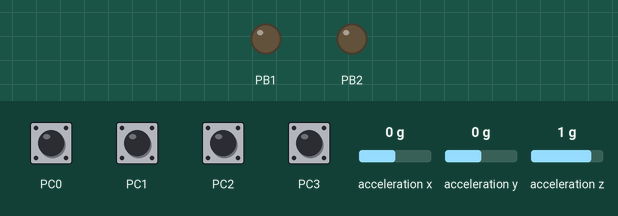
Recording of a program running on a simulated ATmega8, built with avr-gcc and emulated at 16 MHz. Shown: output pins drawn as LEDs (lit = HIGH). Wiring (inferred from the names in the program): MPU-6050 motion sensor at I2C address 0x68. The test bench sets the inputs (shaded band); at power-on: PC0–3 HIGH, acceleration x 0 g, acceleration y 0 g, acceleration z 1 g.

Above: at 2.1 s.
At 8.1 s:
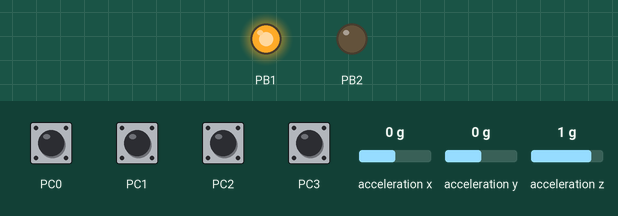
Timing chart, 0 to 9.6 s (numbered marks = the images above):
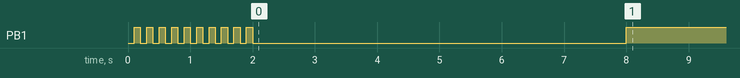

The program:

main.c
```c
/*
 *	AccelerationSensor.c
 *
 *	Created: 16.05.2018 23:01:13
 *	Author : wyzku
 *
 *	Notes:
 *		-	define ASIC type(LIS3DH/MPU_9150) in Registers header file
 */
#include <avr/io.h>
#include <math.h>
#include <stdlib.h>
#include "function.h"
#include "MPU_6050_REG.h"
#include <util/delay.h>

/**********************************************
*	Macros and defines
***********************************************/


#define ACCEL_TRESHOLD		31
#define ACCEL_CONF_BITMASK	0x03
#define GYRO_CONF_BITMASK	0x0C

#define LED_ON				PORTB &= ~(_BV(PINB1))
#define LED_OFF				PORTB |= _BV(PINB1)
#define LED_TOGGLE			PORTB ^= _BV(PINB1)

#define ALARM_ON			PORTB |= _BV(PINB2)
#define ALARM_OFF			PORTB &= ~(_BV(PINB2))

#define TRUE	1U
#define FALSE	0U

/**********************************************
*	Constants
***********************************************/

const double PI = 3.141592;
const long COUNT_NO = 100;

/**********************************************
*	Global variables
***********************************************/

short int readBuffer;
short int state;
short int n;
short int accelConf;
short int gyroConf;

unsigned int tempX;
unsigned int tempY;
unsigned int tempZ;
unsigned int angleAlarmConfig;
unsigned int zAlarmCnt;
unsigned int angleXAlarmCnt;
unsigned int angleYAlarmCnt;

int count;

long x;
long y;
long z;
long xInit;
long yInit;
long zInit;

_Bool zAlarm;
_Bool angleAlarmX;
_Bool angleAlarmY;
_Bool angleXAlarm;
_Bool angleYAlarm;

double angleX;
double angleY;
double angleX_Init;
double angleY_Init;

char bufforX[11];
char bufforY[11];
char bufforZ[11];
char bufforX_Init[11];
char bufforZ_Init[11];
char bufforAngleX[10];
char bufforAngleY[10];

accels_ts accelsTemp;

accels_ts_i32 accels;

enum accelState
{
	ACCEL_INIT_MM,
	ACCEL_CONFIG_STATE,
	ACCEL_INIT_DATA,
	ACCEL_RUN_STATE,
	ACCEL_WORKING_STATE,
	ACCEL_COMP_STATE,
};

/**********************************************
*	Source code
***********************************************/

int main(void)
{
	state = ACCEL_INIT_MM;
	zAlarm = FALSE;
	angleAlarmX = FALSE;
	angleAlarmY = FALSE;
	angleAlarmConfig = 0;
	zAlarmCnt = 0;
	angleXAlarmCnt = 0;
	angleYAlarmCnt = 0;


    while (1)
    {

		switch(state)
		{


		/* State that initiate I/O and communication ports of uC */
		case ACCEL_INIT_MM:
			/* configuration of uC, I/O pins */
			DDRB |= (_BV(PINB1) | _BV(PINB2)) ;		/* configured as an output */
			DDRC &= ~(_BV(PINC0) | _BV(PINC1) | _BV(PINC2) | _BV(PINC3)); /* configured as an input */
			/* inputs pull-up configuration */
			PORTC |= 0x0F;
			PORTB |= _BV(PINB1);

			I2C_Init();

			accelConf = 0x00;
			gyroConf = 0x00;

			/* Read configuration for angle difference that turn alarm ON  */
			if(0 == (PINC & (_BV(PINC2) | _BV(PINC3))))
			{
				angleAlarmConfig = 2;
			}
			else if(8 == (PINC & (_BV(PINC2) | _BV(PINC3))))
			{
				angleAlarmConfig = 3;
			}
			else if(4 == (PINC & (_BV(PINC2) | _BV(PINC3))))
			{
				angleAlarmConfig = 4;
			}
			else if(12 == (PINC & (_BV(PINC2) | _BV(PINC3))))
			{
				angleAlarmConfig = 5;
			}

			/* Read configuration - which condition use to turn alarm ON */
			if(0 == (PINC & (_BV(PINC0) | _BV(PINC1))))
			{
				angleXAlarm = TRUE;
				angleYAlarm = TRUE;
			}
			else if(2 == (PINC & (_BV(PINC0) | _BV(PINC1))))
			{
				angleXAlarm = TRUE;
				angleYAlarm = FALSE;
			}
			else if(1 == (PINC & (_BV(PINC0) | _BV(PINC1))))
			{
				angleYAlarm = TRUE;
				angleXAlarm = FALSE;
			}
			else if(3 == (PINC & (_BV(PINC0) | _BV(PINC1))))
			{
				angleXAlarm = FALSE;
				angleYAlarm = FALSE;
			}

			/* Changing the state of state machine */
			state = ACCEL_CONFIG_STATE;
			break; /* End of ACCEL_INIT_MM */


		/* State that configure slave device */
		case ACCEL_CONFIG_STATE:

			I2C_SendStartAndSelect(MPU_6050_W);
			I2C_SendByte(SMPRT_DIV_REG);
			/* Setting up sample rate of MPU-6050 (Gyro Fs(1kHz)/(1 + SMPRT_DIV_RE(0x04)) = 200Hz */
			I2C_SendByte(0x04);
			/* Setting up Gyro Fs 0x01 = 1kHz */
			I2C_SendByte(0x01);
			/* Setting up gyro full scale range(0 - 250deg/s, 1 - 500deg/s, 2 - 1000deg/s, 3 - 2000deg/s) */
			I2C_SendByte(gyroConf);
			/* Setting up accel full scale range(0 - 2g, 1 - 4g, 2 - 8g, 3 - 16g); */
			I2C_SendByte(accelConf);
			I2C_Stop();


			I2C_SendStartAndSelect(MPU_6050_W);
			I2C_SendByte(INT_ENABLE_REG);
			/* Data ready interrupt enabled */
			I2C_SendByte(0x01);
			I2C_Stop();


			I2C_SendStartAndSelect(MPU_6050_W);
			I2C_SendByte(PWR_MGMT_1_REG);
			/* Temperature sensor disabled and clock set to X axis gyro reference */
			I2C_SendByte(0x09);
			I2C_Stop();


			/* Checking the communication with device */
			I2C_SendStartAndSelect(MPU_6050_W);
			I2C_SendByte(WHO_AM_I_REG);
			I2C_SendStartAndSelect(MPU_6050_R);
			readBuffer = I2C_ReceiveDataByte_NACK();
			I2C_Stop();

			if(0x68 == (readBuffer & ~(0x81)))
			{
				/* If communication with device is working ***********/
				for(n = 0; n < 20; n++)								 //
				{													 //
					LED_TOGGLE;										 //
					_delay_ms(100);									 //
				}													 //
				/*****************************************************/
				state = ACCEL_INIT_DATA;
			}
			else
			{
				/* If there is fault in communication with device ****/
				for(n = 0; n < 10; n++)								 //
				{													 //
					LED_TOGGLE;										 //
					_delay_ms(500);									 //
				}													 //
				/*****************************************************/
			}
			LED_ON;
			_delay_ms(6000);
			LED_OFF;
			break; /* End of ACCEL_CONFIG_STATE case */


		case ACCEL_INIT_DATA:
			I2C_SendStartAndSelect(MPU_6050_W);
			I2C_SendByte(INT_STATUS_REG);
			I2C_SendStartAndSelect(MPU_6050_R);
			readBuffer = I2C_ReceiveDataByte_NACK();
			I2C_Stop();
			/*	Average values for each axis from 100 samples from device is used
			*	to calculate reference value of slope angle */
			if(_BV(DATA_RDY_INT) & readBuffer)
			{
				I2C_SendStartAndSelect(MPU_6050_W);
				I2C_SendByte(ACCEL_XOUT_H_REG);
				I2C_SendStartAndSelect(MPU_6050_R);
				/* Read data from MPU-6050 */
				accelsTemp.x = (I2C_ReceiveDataBytes_ACK() << 8);
				accelsTemp.x |= I2C_ReceiveDataBytes_ACK();
				accelsTemp.y = (I2C_ReceiveDataBytes_ACK() << 8);
				accelsTemp.y |= I2C_ReceiveDataBytes_ACK();
				accelsTemp.z = (I2C_ReceiveDataBytes_ACK() << 8);
				accelsTemp.z |= I2C_ReceiveDataByte_NACK();
				I2C_Stop();

				accels.x += (long)accelsTemp.x;
				accels.y += (long)accelsTemp.y;
				accels.z += (long)accelsTemp.z;
				count++;
				accelsTemp.x = 0;
				accelsTemp.y = 0;
				accelsTemp.z = 0;

				if(COUNT_NO == count)
				{
					/* Calculation of average acceleration value from 100 readings */
					xInit = (long)(accels.x/COUNT_NO);
					yInit = (long)(accels.y/COUNT_NO);
					zInit = (long)(accels.z/COUNT_NO);

					/* Slop angle calculation using arctg function */
					angleX_Init = (atan2((double)(xInit), (double)(zInit)) / (PI/180));
					angleY_Init = (atan2((double)(yInit), (double)(zInit)) / (PI/180));

					/* Reseting variables that be used later */
					count = 0;
					accels.x = 0;
					accels.y = 0;
					accels.z = 0;

					state = ACCEL_RUN_STATE;
				}
			}
			break; /* End of ACCEL_INIT_STATE case */


		/* State that control get acceleration values from slave device */
		case ACCEL_RUN_STATE:
			I2C_SendStartAndSelect(MPU_6050_W);
			I2C_SendByte(INT_STATUS_REG);
			I2C_SendStartAndSelect(MPU_6050_R);
			readBuffer = I2C_ReceiveDataByte_NACK();
			I2C_Stop();
			if(_BV(DATA_RDY_INT) & readBuffer)
			{
				I2C_SendStartAndSelect(MPU_6050_W);
				I2C_SendByte(ACCEL_XOUT_H_REG);
				I2C_SendStartAndSelect(MPU_6050_R);
				accelsTemp.x = (I2C_ReceiveDataBytes_ACK() << 8);
				accelsTemp.x |= I2C_ReceiveDataBytes_ACK();
				accelsTemp.y = (I2C_ReceiveDataBytes_ACK() << 8);
				accelsTemp.y |= I2C_ReceiveDataBytes_ACK();
				accelsTemp.z = (I2C_ReceiveDataBytes_ACK() << 8);
				accelsTemp.z |= I2C_ReceiveDataByte_NACK();
				I2C_Stop();

				state = ACCEL_WORKING_STATE;
				/*
				if(16000 < abs((zInit < accelsTemp.z) ? (accelsTemp.z - zInit) : (zInit - accelsTemp.z)))
				{
					LED_OFF;
					ALARM_ON;
					zAlarm = TRUE;
				}
				else if(zAlarm)
				{
					if(++zAlarmCnt > 1000)
					{
						zAlarm = FALSE;
						zAlarmCnt = 0;
						ALARM_OFF;
						LED_ON;
					}
					else
					{
						// Do nothing
					}
				}
				else
				{
					// Do nothing
				}
				*/

			}
			break; /* End of ACCEL_RUN_STATE case */


		/* State that compare acceleration values from memory and values get from acceleration sensor */
		case ACCEL_WORKING_STATE:
			state = ACCEL_RUN_STATE;
			accels.x += (long)accelsTemp.x;
			accels.y += (long)accelsTemp.y;
			accels.z += (long)accelsTemp.z;
			count++;
			accelsTemp.x = 0;
			accelsTemp.y = 0;
			accelsTemp.z = 0;

			if(COUNT_NO == count)
			{

				x = (long)(accels.x/COUNT_NO);
				y = (long)(accels.y/COUNT_NO);
				z = (long)(accels.z/COUNT_NO);
				count = 0;
				accels.x = 0;
				accels.y = 0;
				accels.z = 0;

				angleX = (atan2((double)(x), (double)(z))/ (PI/180));
				angleY = (atan2((double)(y), (double)(z)) / (PI/180));

				state = ACCEL_COMP_STATE;
			}
			break; /* End of ACCEL_WORKING_STATE case */


		case ACCEL_COMP_STATE:
			/* TODO: Need to adjust it and add option to chose on what condition alarm should be turned on */

			if (angleXAlarm)
			{
				if(angleAlarmConfig < abs(angleX > angleX_Init ? angleX - angleX_Init : angleX_Init - angleX))
					{
						if(++angleXAlarmCnt > 1)
						{
						ALARM_ON;
						angleAlarmX = TRUE;
						}
						else
						{
							// Do nothing
						}
					}
					else if(angleAlarmX)
					{
						ALARM_OFF;
						angleAlarmX = FALSE;
						angleXAlarmCnt = 0;
					}
					else
					{
						// Do nothing
					}
			}
			else
			{
				// Do nothing
			}

			if (angleYAlarm)
			{
				if(angleAlarmConfig < abs(angleY > angleY_Init ? angleY - angleY_Init : angleY_Init - angleY))
				{
					if(++angleYAlarmCnt > 1)
					{
						ALARM_ON;
						angleAlarmY = TRUE;
					}
					else
					{
						// Do nothing
					}
				}
				else if(angleAlarmY)
				{
					ALARM_OFF;
					angleAlarmY = FALSE;
					angleYAlarmCnt = 0;
				}
				else
				{
					// Do nothing
				}
			}
			else
			{
				// Do nothing
			}

			state = ACCEL_RUN_STATE;

			_delay_ms(20);
			break; /* End of ACCEL_COMP_STATE */


		} /* End of Switch(state) */


    } /* End of while(1) loop */


	return 0; /* End of program, MM should never get here */

}
```

MPU_6050_REG.h
```c
#ifndef _MPU_6050_REG_H
#define _MPU_6050_REG_H

#define F_CPU				16000000UL

/* Head file containing MPU-6050 register address */

/* Address of MPU-6050 ASIC */
#define MPU_6050_R			0xD1
#define MPU_6050_W			0xD0

#define SMPRT_DIV_REG		0x19	// Register used to set sample rate(Gyro rate/1 + SMPRT_DIV_REG).
									// (regmap file page 11)

#define CONFIG_REG			0x1A	// Register used to set FSYNC pin sampling and the Digital
#define DLPF_CFG0			0		// Low Pass Filter(DLPF). (regmap file page 13)
#define DLPF_CFG1			1
#define DLPF_CFG2			2
#define EXT_SYNC_SET0		3
#define EXT_SYNC_SET1		4
#define EXT_SYNC_SET2		5

#define GYRO_CONFIG_REG		0x1B	// Register used to trigger gyro self-test and configure the gyro
#define FS_SEL0				3		// full scale range. (regmap file page 14)
#define FS_SEL1				4
#define ZG_ST				5
#define YG_ST				6
#define XG_ST				7

#define ACCEL_CONFIG_REG	0x1C	// Register used to trigger accel self-test and configure the accel
#define AFS_SEL0			3		// full scale range. (regmap file page 15)
#define AFS_SEL1			4
#define ZA_ST				5
#define YA_ST				6
#define XA_ST				7

#define FIFO_EN_REG			0x23	//
#define SLVO_FIFO_EN		0
#define SLV1_FIFO_EN		1
#define SLV2_FIFO_EN		2
#define ACCEL_FIFO_EN		3
#define ZG_FIFO_EN			4
#define YG_FIFO_EN			5
#define XG_FIFO_EN			6
#define TEMP_FIFO_EN		7

#define INT_ENABLE_REG		0x38
#define DATA_RDY_EN			0
#define I2C_MST_INT_EN		3
#define FIFO_OFLOW_EN		4

#define INT_STATUS_REG		0x3A
#define DATA_RDY_INT		0
#define I2C_MST_INT			3
#define FIFO_OFLOW_INT		4

#define ACCEL_XOUT_H_REG	0x3B
#define ACCEL_XOUT_L_REG	0x3C
#define ACCEL_YOUT_H_REG	0x3D
#define ACCEL_YOUT_L_REG	0x3E
#define ACCEL_ZOUT_H_REG	0x3F
#define ACCEL_ZOUT_L_REG	0x40

#define GYRO_XOUT_H_REG		0x43
#define GYRO_XOUT_L_REG		0x44
#define GYRO_YOUT_H_REG		0x45
#define GYRO_YOUT_L_REG		0x46
#define GYRO_ZOUT_H_REG		0x47
#define GYRO_ZOUT_L_REG		0x48

#define USER_CTRL_REG		0x6A
#define SIG_COND_RESET		0
#define I2C_MST_RESET		1
#define FIFO_RESET			2
#define I2C_IF_DIS			4		//always write this bit to 0
#define I2C_MST_EN			5
#define FIFO_EN				6

#define PWR_MGMT_1_REG		0x6B
#define CLKSEL0				0
#define CLKSEL1				1
#define CLKSEL2				2
#define TEMP_DIS			3
#define CYCLE				5
#define SLEEP				6
#define DEVICE_RESET		7

#define PWR_MGMT_2_REG		0x6C
#define STBY_ZG				0
#define STBY_YG				1
#define STBY_XG				2
#define STBY_ZA				3
#define STBY_YA				4
#define STBY_XA				5
#define LP_WAKE_CTRL0		6
#define LP_WAKE_CTRL1		7

#define FIFO_COUNT_H_REG	0x72
#define FIFO_COUNT_L_REG	0x73

#define FIFO_R_W_REG		0x74

#define WHO_AM_I_REG		0x75

#endif
```

function.h
```c
#ifndef _FUNCTIONS_H
#define _FUNCTIONS_H

/*-------------------------------------------------------------------------------

						  Functions.h

                          Header file for functions.c


						  [16-05-2018] JackSparrow
						  Creation of this file.

-------------------------------------------------------------------------------*/

#include <util/twi.h>

/*******************************************************************************
*		Defines
********************************************************************************/

#define I2C_NoError		0
#define I2C_STARTError	1
#define I2C_NoNACK		3
#define I2C_NoACK		4

#define ADR_INC_MASK		0x80

/*******************************************************************************
*		Macros
********************************************************************************/

#define _BV(bit) (1 << (bit))

/*******************************************************************************
*		Constants
********************************************************************************/


/*******************************************************************************
*		Variables
********************************************************************************/

typedef struct
{
	int16_t x;
	int16_t y;
	int16_t z;
}	accels_ts;

typedef struct
{
	long x;
	long y;
	long z;
}	accels_ts_i32;

static uint8_t I2C_Error;

/*******************************************************************************
*		Functions
********************************************************************************/

void I2C_Init(void);
void I2C_SetBusSpeed();
void I2C_Start(void);
void I2C_Stop(void);
void I2C_SendDevAddr(uint8_t address);
void I2C_SendStartAndSelect(uint8_t addr);
void I2C_SendByte(uint8_t byte);
uint8_t I2C_ReceiveDataByte_NACK(void);
uint8_t I2C_ReceiveDataBytes_ACK(void);


static inline void I2C_WaitForComplete(void)
{
	while(!(TWCR & _BV(TWINT)))
	{
		// Waiting until interrupt flag is set by hardware when TWI has finished its current job.
	}
}

static inline void I2C_SetError(uint8_t err)
{
	I2C_Error = err;
}


#endif
```

functions.c
```c
/*-------------------------------------------------------------------------------

						  Functions.c

                          This file contains function that are
						  used in main.c to make code more clearly


						  [16-05-2018] JackSparrow
						  Creation of this file.

-------------------------------------------------------------------------------*/

#include "function.h"

/*******************************************************************************
*		Constants
********************************************************************************/


/*******************************************************************************
*		Variables
********************************************************************************/

static uint8_t I2C_Error = I2C_NoError;

/*******************************************************************************
*		Body of functions
********************************************************************************/

// Function that initialize I2C communication in uC.
void I2C_Init(void)
{
	I2C_SetBusSpeed();
	TWCR = _BV(TWEA) | _BV(TWEN);
}

// Function that sets I2C bus speed in uC.
void I2C_SetBusSpeed()
{
	TWSR = 0x00;	// TWSR = 0x00 Prescaler equals 1
	TWBR = 0x0C;		// TWBR = 0x4A equals 74
}

// Function that generate START signal on I2C bus.
void I2C_Start(void)
{
	TWCR = _BV(TWINT) | _BV(TWSTA) | _BV(TWEN);
	I2C_WaitForComplete();
	if(TW_STATUS != TW_START) I2C_SetError(I2C_STARTError);
}

//Function that generate STOP signal on I2C bus.
void I2C_Stop(void)
{
	TWCR = _BV(TWINT) | _BV(TWEN) | _BV(TWSTO);
}

// Function that send address on I2C bus.
void I2C_SendDevAddr(uint8_t address)
{
	uint8_t status;
	if((address & 0x01) == 0)
	{
		status = TW_MT_SLA_ACK;
	}
	else
	{
		status = TW_MR_SLA_ACK;
	}
	TWDR = address;
	TWCR = _BV(TWINT) | _BV(TWEN);
	I2C_WaitForComplete();
	if(TW_STATUS != status)
	{
		I2C_SetError(I2C_NoNACK);
	}
}

// Function that send start signal and device address that we want to communicate on I2C bus.
void I2C_SendStartAndSelect(uint8_t addr)
{
	I2C_Start();
	I2C_SendDevAddr(addr);
}

// Function that send data to device through I2C bus.
void I2C_SendByte(uint8_t byte)
{
	TWDR = byte;
	TWCR = _BV(TWINT) | _BV(TWEN);
	I2C_WaitForComplete();
	if(TW_STATUS != TW_MT_DATA_ACK)
	{
		I2C_SetError(I2C_NoACK);
	}
}

// Function that receive data byte from device through I2C bus.
uint8_t I2C_ReceiveDataByte_NACK(void)
{
	TWCR = _BV(TWINT) | _BV(TWEN);
	I2C_WaitForComplete();
	if(TW_STATUS != TW_MR_DATA_NACK)
	{
		I2C_SetError(I2C_NoNACK);
	}
	return TWDR;
}

// Function that receive data bytes(more then one byte) from device through I2C bus.
uint8_t I2C_ReceiveDataBytes_ACK(void)
{
	TWCR = _BV(TWEA) | _BV(TWINT) | _BV(TWEN);
	I2C_WaitForComplete();
	if(TW_STATUS != TW_MR_DATA_ACK)
	{
		I2C_SetError(I2C_NoACK);
	}
	return TWDR;
}
```

Measured:
- by itself, PB1: goes 9 × (HIGH 0.10 s, LOW 0.10 s), HIGH 0.10 s, LOW 6.0 s, then HIGH
